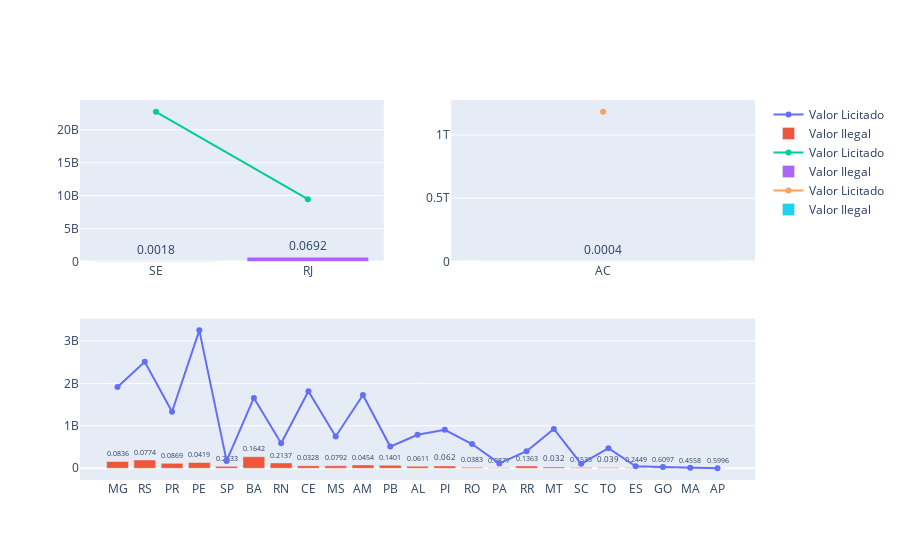

Here is the notebook cell this chart was saved with:
### Code cell
import plotly.graph_objects as go
from plotly.subplots import make_subplots

fig = make_subplots(rows=2, cols=2,specs=[[{}, {}],
           [{"colspan": 2}, None]])

df_bal=df2.drop(['AC','SE','RJ'],axis=0)
indexes=df_bal.index

#
fig.add_trace(go.Scatter(name=df_bal.columns[3], x=indexes, 
           y=df_bal['Valor Licitado'].values,mode='lines+markers'
          ),2,1)
fig.add_trace(go.Bar(name=df_bal.columns[4], 
           x=indexes, y=df_bal['Valor Ilegal'].values,
           text=df_bal['{%} Valor Ilegal'],
           textposition='outside'        
       ),row=2,col=1)

fig.add_trace(go.Scatter(name=df2.columns[3], x=['SE','RJ'], 
           y=df2['Valor Licitado'][['SE','RJ']].values,mode='lines+markers'
          ),1,1)
fig.add_trace(go.Bar(name=df2.columns[4], 
           x=['SE','RJ'], y=df['Valor Ilegal'][['SE','RJ']].values,
           text=df2['{%} Valor Ilegal'][['SE','RJ']],
           textposition='outside'        
       ),row=1,col=1)

fig.add_trace(go.Scatter(name=df2.columns[3], x=['AC'], 
           y=df2['Valor Licitado'][['AC']].values,mode='lines+markers'
          ),1,2)
fig.add_trace(go.Bar(name=df2.columns[4], 
           x=['AC'], y=df['Valor Ilegal'][['AC']].values,
           text=df2['{%} Valor Ilegal'][['AC']],
           textposition='outside'        
       ),row=1,col=2)

fig.update_layout(barmode='group')
#fig.update_xaxes(rangeslider_visible=True)
fig.show()

### Figure 1 — Plotly figure (JSON) as saved in the notebook; plotly's stock layout.template omitted (floating-point values rounded to 4 significant figures)
{"data": [{"mode": "lines+markers", "name": "Valor Licitado", "type": "scatter", "x": ["MG", "RS", "PR", "PE", "SP", "BA", "RN", "CE", "MS", "AM", "PB", "AL", "PI", "RO", "PA", "RR", "MT", "SC", "TO", "ES", "GO", "MA", "AP"], "xaxis": "x3", "y": [1914000000.0, 2509000000.0, 1332000000.0, 3250000000.0, 173500000.0, 1656000000.0, 590800000.0, 1816000000.0, 749200000.0, 1726000000.0, 510900000.0, 789400000.0, 905300000.0, 571100000.0, 114400000.0, 401100000.0, 926800000.0, 104800000.0, 471900000.0, 48570000.0, 32450000.0, 12100000.0, 2358000.0], "yaxis": "y3"}, {"name": "Valor Ilegal", "text": [0.0836, 0.0774, 0.0869, 0.0419, 0.2633, 0.1642, 0.2137, 0.0328, 0.0792, 0.0454, 0.1401, 0.0611, 0.062, 0.0383, 0.0877, 0.1363, 0.032, 0.1535, 0.039, 0.2449, 0.6097, 0.4558, 0.5996], "textposition": "outside", "type": "bar", "x": ["MG", "RS", "PR", "PE", "SP", "BA", "RN", "CE", "MS", "AM", "PB", "AL", "PI", "RO", "PA", "RR", "MT", "SC", "TO", "ES", "GO", "MA", "AP"], "xaxis": "x3", "y": [160100000.0, 194300000.0, 115700000.0, 136100000.0, 45660000.0, 272000000.0, 126300000.0, 59520000.0, 59360000.0, 78380000.0, 71550000.0, 48250000.0, 56100000.0, 21870000.0, 10040000.0, 54690000.0, 29670000.0, 16090000.0, 18430000.0, 11890000.0, 19790000.0, 5513000.0, 1414054], "yaxis": "y3"}, {"mode": "lines+markers", "name": "Valor Licitado", "type": "scatter", "x": ["SE", "RJ"], "xaxis": "x", "y": [22740000000.0, 9458000000.0], "yaxis": "y"}, {"name": "Valor Ilegal", "text": [0.0018, 0.0692], "textposition": "outside", "type": "bar", "x": ["SE", "RJ"], "xaxis": "x", "y": [40500000.0, 654600000.0], "yaxis": "y"}, {"mode": "lines+markers", "name": "Valor Licitado", "type": "scatter", "x": ["AC"], "xaxis": "x2", "y": [1183000000000.0], "yaxis": "y2"}, {"name": "Valor Ilegal", "text": [0.0004], "textposition": "outside", "type": "bar", "x": ["AC"], "xaxis": "x2", "y": [443500000.0], "yaxis": "y2"}], "layout": {"barmode": "group", "xaxis": {"anchor": "y", "domain": [0, 0.45]}, "xaxis2": {"anchor": "y2", "domain": [0.55, 1]}, "xaxis3": {"anchor": "y3", "domain": [0, 1]}, "yaxis": {"anchor": "x", "domain": [0.575, 1]}, "yaxis2": {"anchor": "x2", "domain": [0.575, 1]}, "yaxis3": {"anchor": "x3", "domain": [0, 0.425]}}}
